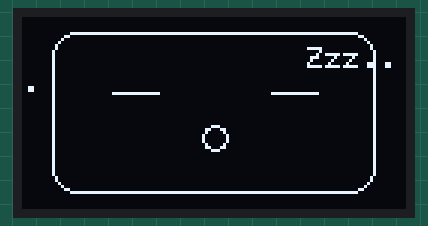
Simulated run of this sketch. Board: ESP32. Parts: 128×64 one-colour display.

Above: at 0.1 s.

The sketch:

cara_estatica.ino
```cpp
#include <Wire.h>
#include <Adafruit_GFX.h>
#include <Adafruit_SSD1306.h>

#define SCREEN_WIDTH 128
#define SCREEN_HEIGHT 64
Adafruit_SSD1306 display(SCREEN_WIDTH, SCREEN_HEIGHT, &Wire, -1);

const int PIN_SDA = 3;
const int PIN_SCL = 4;

void setup() {
  Wire.begin(PIN_SDA, PIN_SCL);
  if(!display.begin(SSD1306_SWITCHCAPVCC, 0x3C)) {
    while(true);
  }

  // Netejem la pantalla per preparar la nova cara
  display.clearDisplay();

  // 1. El contorn del cap (es manté igual)
  display.drawRoundRect(10, 5, 108, 54, 8, SSD1306_WHITE);

  // 2. Ulls tancats (Línies horitzontals en lloc de cercles)
  display.drawLine(30, 25, 45, 25, SSD1306_WHITE); // Ull esquerre tancat
  display.drawLine(83, 25, 98, 25, SSD1306_WHITE); // Ull dret tancat

  // 3. Boca (Un cercle petit dibuixant una "O" de roncar)
  display.drawCircle(64, 40, 4, SSD1306_WHITE);

  // 4. Detall extra: Text combinat amb dibuix
  display.setTextSize(1);
  display.setTextColor(SSD1306_WHITE);
  display.setCursor(95, 10);
  display.print("Zzz...");

  // Mostrem la nova cara!
  display.display();
}

void loop() {
  // Animació futura? De moment es queda adormida!
}
```
